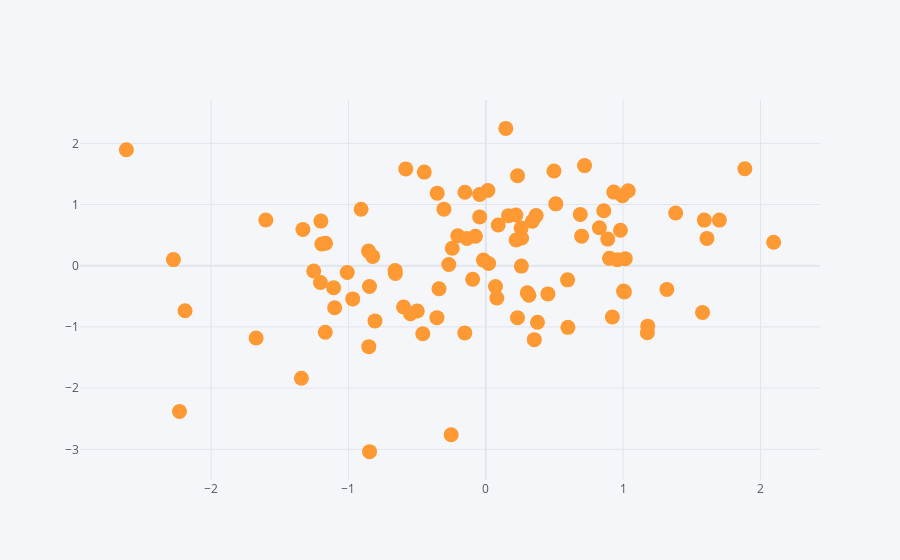

The cell this chart's notebook holds for it:
### Markdown cell above
### Scatter plot

### Code cell
df.iplot(kind='scatter',x='A',y='B',mode='markers',size=15)
